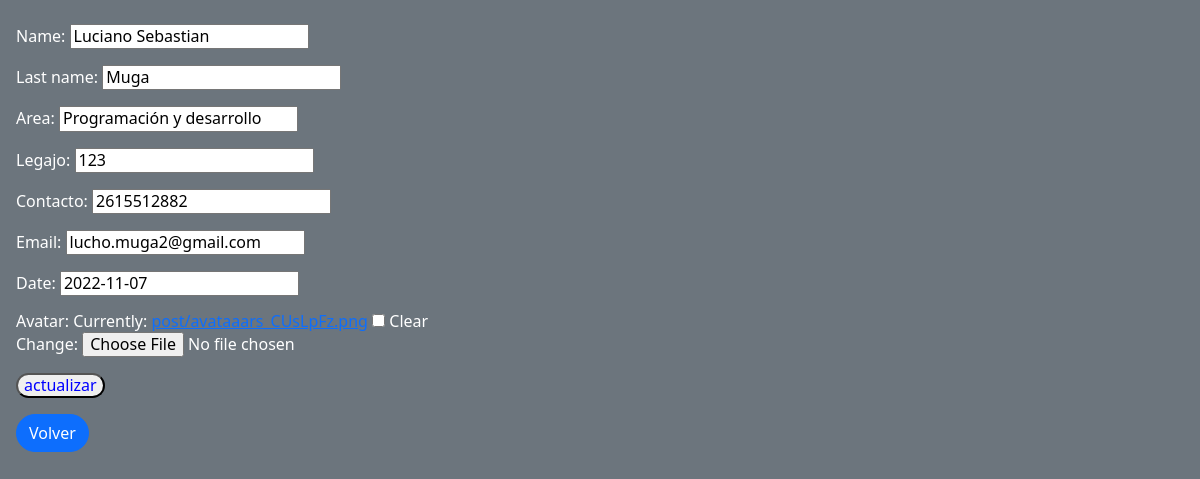
The page /1/actualizar on the database its author committed.
### Proyect/models.py (models this page shows, shortened)
class Empleado(models.Model):
    name = models.CharField(max_length = 50)
    last_name = models.CharField(max_length = 50)
    area = models.CharField(max_length = 50)
    legajo = models.IntegerField()
    contacto = models.IntegerField()
    email = models.EmailField(max_length = 200)
    date = models.DateField()
    avatar = models.ImageField(upload_to = "post", null = True , blank = True)

### Proyect/views.py (the view)
# urls.py: path('<int:pk>/actualizar', ActualizarEmpleado.as_view(), name="actualizar-empleado"),
class ActualizarEmpleado(UpdateView):
    model = Empleado
    success_url = reverse_lazy("list-empleado")
    fields = ["name", "last_name", "area", "legajo", "contacto", "email", "date", "avatar"]

### Proyect/templates/Proyect/empleado_form.html (shortened to what this page needs)
{% extends 'Proyect/base.html' %}
{% block contenido %}
<h3>
    <div class="div">
    <form enctype='multipart/form-data' method="post">
        {{form.as_p}}
        <input style="border-radius: 30px; color:blue;" type="submit" value="actualizar">
    </form>
        <a type="button" class="btn btn-primary" style="border-radius: 30px;" href="{% url 'list-empleado' %}">Volver</a>
    </div>
</h3>
{% endblock contenido %}

### Proyect/static/Proyect/css/mi.css (style rules this page uses)
.div { font-size: medium; margin-left: auto; }

### rows shown on the page
Empleado: name "Luciano Sebastian", last_name "Muga", area "Programación y desarrollo", legajo "123", contacto "2615512882", email "lucho.muga2@gmail.com", date "2022-11-07"
